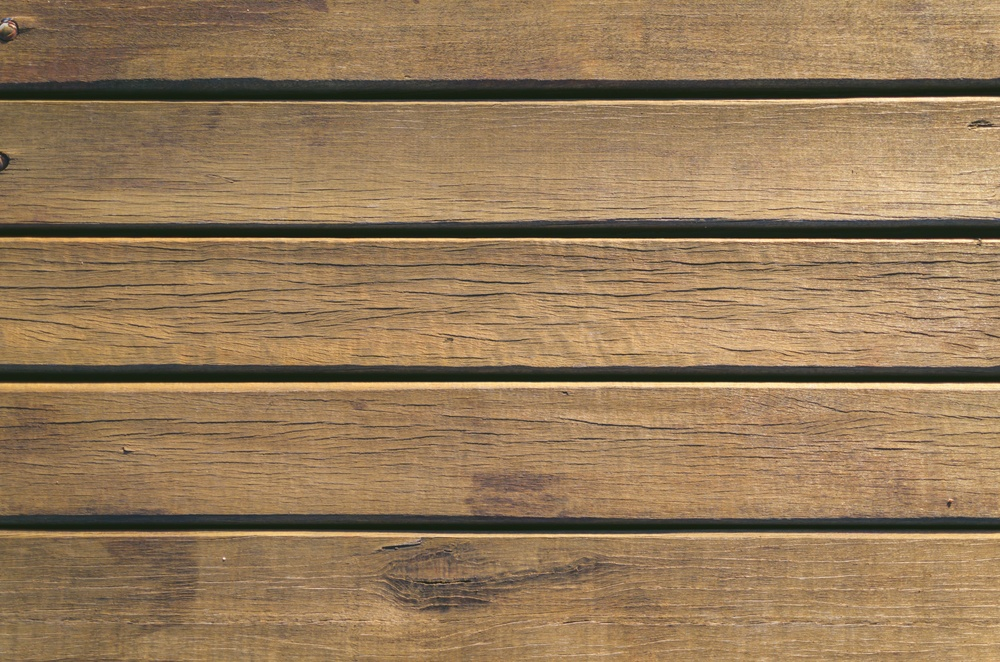
#> input picture wood.jpg, 1000 x 662 px, shrunk from 4928 x 3264 before the run, found by its file name
$ jupyter execute GLCM.ipynb   (older library calls are emulated)
#> lines starting #> are read from the running program, lines starting #| are printed output that depends on the picture
[cell 1]
import matplotlib.pyplot as plt
from matplotlib.pyplot import imshow
import numpy as np
from skimage.feature import greycomatrix,greycoprops
import cv2

[cell 2]
image_directory="C:/Users/LENOVO/Desktop/Python/github/wood.jpg";
image=cv2.imread(image_directory,0)
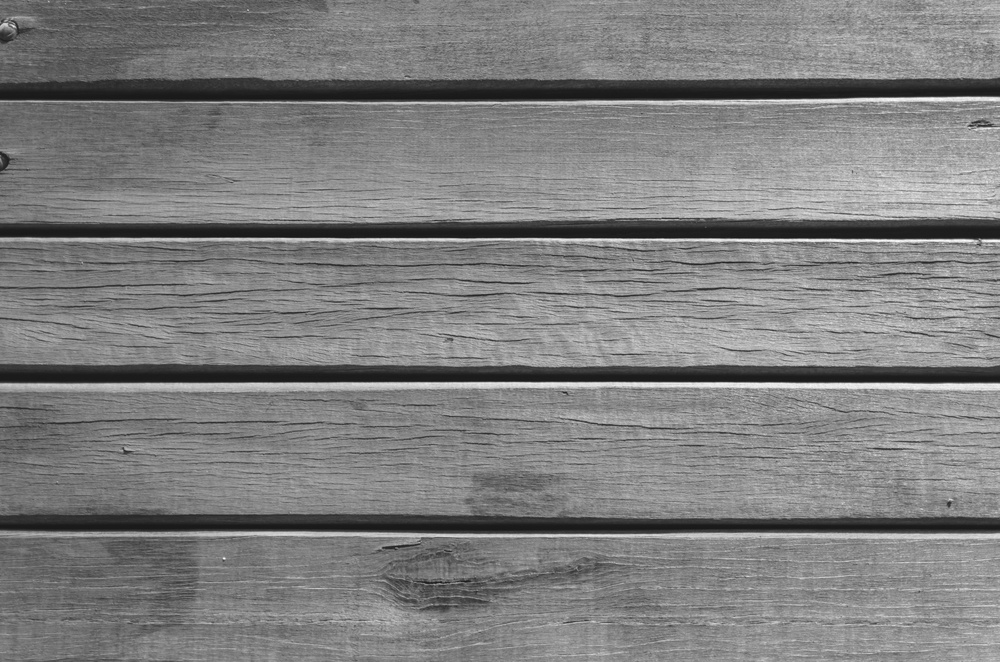
#> image: shape (662, 1000); min 21, max 254, mean 126.7
imshow(image,cmap='gray')

[cell 3]
g = greycomatrix(image, [1], [0,45,90,135],levels=256,normed=True, symmetric=False)
correlation = greycoprops(g, 'correlation')
#> correlation = [[0.98, 0.835, 0.834, 0.98]]
correlation=np.mean(correlation)
#> correlation = 0.907
contrast=greycoprops(g, 'contrast')
#> contrast = [[58.56, 476.9, 480.4, 58.56]]
contrast=np.mean(contrast)
#> contrast = 268.6
homogeneity=greycoprops(g, 'homogeneity')
#> homogeneity = [[0.201, 0.0926, 0.0936, 0.201]]
homogeneity=np.mean(homogeneity)
#> homogeneity = 0.147
dissimilarity=greycoprops(g, 'dissimilarity')
#> dissimilarity = [[5.57, 14.83, 14.83, 5.57]]
dissimilarity=np.mean(dissimilarity)
#> dissimilarity = 10.2
ASM=greycoprops(g, 'ASM')
#> ASM = [[0.000446, 0.000204, 0.000205, 0.000446]]
ASM=np.mean(ASM)
#> ASM = 0.000325
g_correlation = float("{:.3f}".format(correlation))
#> g_correlation = 0.907
g_contrast = float("{:.3f}".format(contrast))
#> g_contrast = 268.6
g_homogeneity = float("{:.3f}".format(homogeneity))
#> g_homogeneity = 0.147
g_dissimilarity = float("{:.3f}".format(dissimilarity))
#> g_dissimilarity = 10.2
g_ASM = float("{:.3f}".format(ASM))
#> g_ASM = 0

fig, ax =plt.subplots()
plt.subplots_adjust(left=0.7, bottom=0.5)
data=[[g_correlation],
      [g_contrast],
      [g_homogeneity],
     [g_dissimilarity],
     [g_ASM]]
#> data = [[0.907], [268.6], [0.147], [10.2], [0]]
column_labels=["Values"]
ax.axis('off')
ax.table(cellText=data,colLabels=column_labels,rowLabels=["Correlation","Contrast","Homogeneity","Dissimilarity","ASM"],loc="left")
plt.show()
